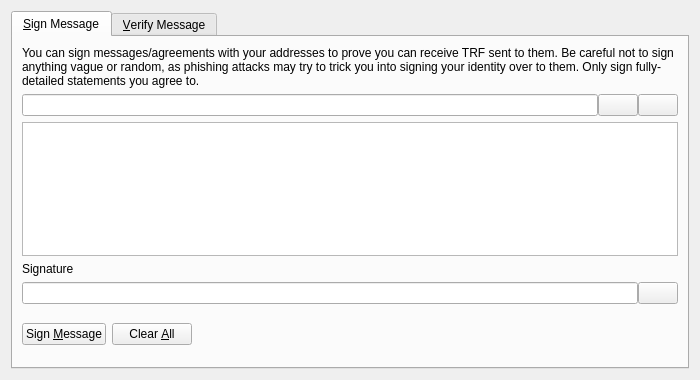
<?xml version="1.0" encoding="UTF-8"?>
<ui version="4.0">
 <class>SignVerifyMessageDialog</class>
 <widget class="QDialog" name="SignVerifyMessageDialog">
  <property name="geometry">
   <rect>
    <x>0</x>
    <y>0</y>
    <width>700</width>
    <height>380</height>
   </rect>
  </property>
  <property name="windowTitle">
   <string>Signatures - Sign / Verify a Message</string>
  </property>
  <property name="modal">
   <bool>true</bool>
  </property>
  <layout class="QVBoxLayout" name="verticalLayout">
   <item>
    <widget class="QTabWidget" name="tabWidget">
     <property name="currentIndex">
      <number>0</number>
     </property>
     <widget class="QWidget" name="tabSignMessage">
      <attribute name="title">
       <string>&amp;Sign Message</string>
      </attribute>
      <layout class="QVBoxLayout" name="verticalLayout_SM">
       <item>
        <widget class="QLabel" name="infoLabel_SM">
         <property name="text">
          <string>You can sign messages/agreements with your addresses to prove you can receive TRF sent to them. Be careful not to sign anything vague or random, as phishing attacks may try to trick you into signing your identity over to them. Only sign fully-detailed statements you agree to.</string>
         </property>
         <property name="textFormat">
          <enum>Qt::PlainText</enum>
         </property>
         <property name="wordWrap">
          <bool>true</bool>
         </property>
        </widget>
       </item>
       <item>
        <layout class="QHBoxLayout" name="horizontalLayout_1_SM">
         <property name="spacing">
          <number>0</number>
         </property>
         <item>
          <widget class="QValidatedLineEdit" name="addressIn_SM">
           <property name="toolTip">
            <string>The TRF address to sign the message with</string>
           </property>
          </widget>
         </item>
         <item>
          <widget class="QPushButton" name="addressBookButton_SM">
           <property name="toolTip">
            <string>Choose previously used address</string>
           </property>
           <property name="text">
            <string/>
           </property>
           <property name="shortcut">
            <string>Alt+A</string>
           </property>
           <property name="autoDefault">
            <bool>false</bool>
           </property>
          </widget>
         </item>
         <item>
          <widget class="QPushButton" name="pasteButton_SM">
           <property name="toolTip">
            <string>Paste address from clipboard</string>
           </property>
           <property name="text">
            <string/>
           </property>
           <property name="shortcut">
            <string>Alt+P</string>
           </property>
           <property name="autoDefault">
            <bool>false</bool>
           </property>
          </widget>
         </item>
        </layout>
       </item>
       <item>
        <widget class="QPlainTextEdit" name="messageIn_SM">
         <property name="toolTip">
          <string>Enter the message you want to sign here</string>
         </property>
        </widget>
       </item>
       <item>
        <widget class="QLabel" name="signatureLabel_SM">
         <property name="text">
          <string>Signature</string>
         </property>
         <property name="textFormat">
          <enum>Qt::PlainText</enum>
         </property>
        </widget>
       </item>
       <item>
        <layout class="QHBoxLayout" name="horizontalLayout_2_SM">
         <property name="spacing">
          <number>0</number>
         </property>
         <item>
          <widget class="QLineEdit" name="signatureOut_SM">
           <property name="font">
            <font>
             <italic>true</italic>
            </font>
           </property>
           <property name="readOnly">
            <bool>true</bool>
           </property>
          </widget>
         </item>
         <item>
          <widget class="QPushButton" name="copySignatureButton_SM">
           <property name="toolTip">
            <string>Copy the current signature to the system clipboard</string>
           </property>
           <property name="text">
            <string/>
           </property>
           <property name="autoDefault">
            <bool>false</bool>
           </property>
          </widget>
         </item>
        </layout>
       </item>
       <item>
        <layout class="QHBoxLayout" name="horizontalLayout_3_SM">
         <item>
          <widget class="QPushButton" name="signMessageButton_SM">
           <property name="toolTip">
            <string>Sign the message to prove you own this TRF address</string>
           </property>
           <property name="text">
            <string>Sign &amp;Message</string>
           </property>
           <property name="autoDefault">
            <bool>false</bool>
           </property>
          </widget>
         </item>
         <item>
          <widget class="QPushButton" name="clearButton_SM">
           <property name="toolTip">
            <string>Reset all sign message fields</string>
           </property>
           <property name="text">
            <string>Clear &amp;All</string>
           </property>
           <property name="autoDefault">
            <bool>false</bool>
           </property>
          </widget>
         </item>
         <item>
          <spacer name="horizontalSpacer_1_SM">
           <property name="orientation">
            <enum>Qt::Horizontal</enum>
           </property>
           <property name="sizeHint" stdset="0">
            <size>
             <width>40</width>
             <height>48</height>
            </size>
           </property>
          </spacer>
         </item>
         <item>
          <widget class="QLabel" name="statusLabel_SM">
           <property name="font">
            <font>
             <weight>75</weight>
             <bold>true</bold>
            </font>
           </property>
           <property name="text">
            <string/>
           </property>
           <property name="wordWrap">
            <bool>true</bool>
           </property>
          </widget>
         </item>
         <item>
          <spacer name="horizontalSpacer_2_SM">
           <property name="orientation">
            <enum>Qt::Horizontal</enum>
           </property>
           <property name="sizeHint" stdset="0">
            <size>
             <width>40</width>
             <height>48</height>
            </size>
           </property>
          </spacer>
         </item>
        </layout>
       </item>
      </layout>
     </widget>
     <widget class="QWidget" name="tabVerifyMessage">
      <attribute name="title">
       <string>&amp;Verify Message</string>
      </attribute>
      <layout class="QVBoxLayout" name="verticalLayout_VM">
       <item>
        <widget class="QLabel" name="infoLabel_VM">
         <property name="text">
          <string>Enter the receiver's address, message (ensure you copy line breaks, spaces, tabs, etc. exactly) and signature below to verify the message. Be careful not to read more into the signature than what is in the signed message itself, to avoid being tricked by a man-in-the-middle attack. Note that this only proves the signing party receives with the address, it cannot prove sendership of any transaction!</string>
         </property>
         <property name="textFormat">
          <enum>Qt::PlainText</enum>
         </property>
         <property name="alignment">
          <set>Qt::AlignLeading|Qt::AlignLeft|Qt::AlignTop</set>
         </property>
         <property name="wordWrap">
          <bool>true</bool>
         </property>
        </widget>
       </item>
       <item>
        <layout class="QHBoxLayout" name="horizontalLayout_1_VM">
         <property name="spacing">
          <number>0</number>
         </property>
         <item>
          <widget class="QValidatedLineEdit" name="addressIn_VM">
           <property name="toolTip">
            <string>The TRF address the message was signed with</string>
           </property>
          </widget>
         </item>
         <item>
          <widget class="QPushButton" name="addressBookButton_VM">
           <property name="toolTip">
            <string>Choose previously used address</string>
           </property>
           <property name="text">
            <string/>
           </property>
           <property name="shortcut">
            <string>Alt+A</string>
           </property>
           <property name="autoDefault">
            <bool>false</bool>
           </property>
          </widget>
         </item>
        </layout>
       </item>
       <item>
        <widget class="QPlainTextEdit" name="messageIn_VM"/>
       </item>
       <item>
        <widget class="QValidatedLineEdit" name="signatureIn_VM"/>
       </item>
       <item>
        <layout class="QHBoxLayout" name="horizontalLayout_2_VM">
         <item>
          <widget class="QPushButton" name="verifyMessageButton_VM">
           <property name="toolTip">
            <string>Verify the message to ensure it was signed with the specified TRF address</string>
           </property>
           <property name="text">
            <string>Verify &amp;Message</string>
           </property>
           <property name="autoDefault">
            <bool>false</bool>
           </property>
          </widget>
         </item>
         <item>
          <widget class="QPushButton" name="clearButton_VM">
           <property name="toolTip">
            <string>Reset all verify message fields</string>
           </property>
           <property name="text">
            <string>Clear &amp;All</string>
           </property>
           <property name="autoDefault">
            <bool>false</bool>
           </property>
          </widget>
         </item>
         <item>
          <spacer name="horizontalSpacer_1_VM">
           <property name="orientation">
            <enum>Qt::Horizontal</enum>
           </property>
           <property name="sizeHint" stdset="0">
            <size>
             <width>40</width>
             <height>48</height>
            </size>
           </property>
          </spacer>
         </item>
         <item>
          <widget class="QLabel" name="statusLabel_VM">
           <property name="font">
            <font>
             <weight>75</weight>
             <bold>true</bold>
            </font>
           </property>
           <property name="text">
            <string/>
           </property>
           <property name="wordWrap">
            <bool>true</bool>
           </property>
          </widget>
         </item>
         <item>
          <spacer name="horizontalSpacer_2_VM">
           <property name="orientation">
            <enum>Qt::Horizontal</enum>
           </property>
           <property name="sizeHint" stdset="0">
            <size>
             <width>40</width>
             <height>48</height>
            </size>
           </property>
          </spacer>
         </item>
        </layout>
       </item>
      </layout>
     </widget>
    </widget>
   </item>
  </layout>
 </widget>
 <customwidgets>
  <customwidget>
   <class>QValidatedLineEdit</class>
   <extends>QLineEdit</extends>
   <header>qvalidatedlineedit.h</header>
  </customwidget>
 </customwidgets>
 <resources>
  <include location="../TRF.qrc"/>
 </resources>
 <connections/>
</ui>
